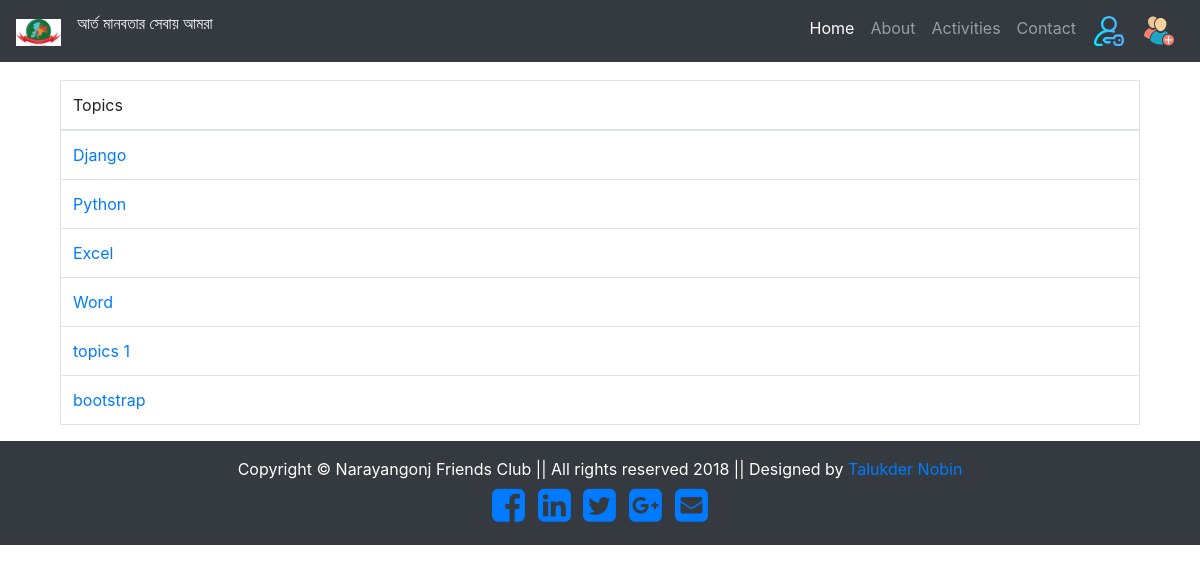
The app's page /topics with its own data.
### nfc/models.py (models this page shows, shortened)
class category(models.Model):
    name = models.CharField(max_length=100)

### nfc/views.py (the view)
# urls.py: path('topics',views.ShowTopic, name='category'),
def ShowTopic(request):
    query = category.objects.all()
    return render(request, "AllTopic.html", {"topic":query})

### nfc/templates/AllTopic.html (shortened to what this page needs)
{% extends 'base.html' %}
{% block content %}
<div class="container" style="margin-top: 80px;">
    <table class="table table-bordered">
        <thead>
        <tr class="success">
            <td>Topics</td>
        </tr>
        </thead>
        <tbody>
        {% for t in topic %}
        <tr>
            <td><a href="{% url 'nfc:category' name=t.name %}"> {{ t.name }}</a></td>
        </tr>
        {% endfor %}
        </tbody>
    </table>
</div>
{% endblock %}

### records on screen
category: name "Django"
category: name "Python"
category: name "Excel"
category: name "Word"
category: name "topics 1"
category: name "bootstrap"
